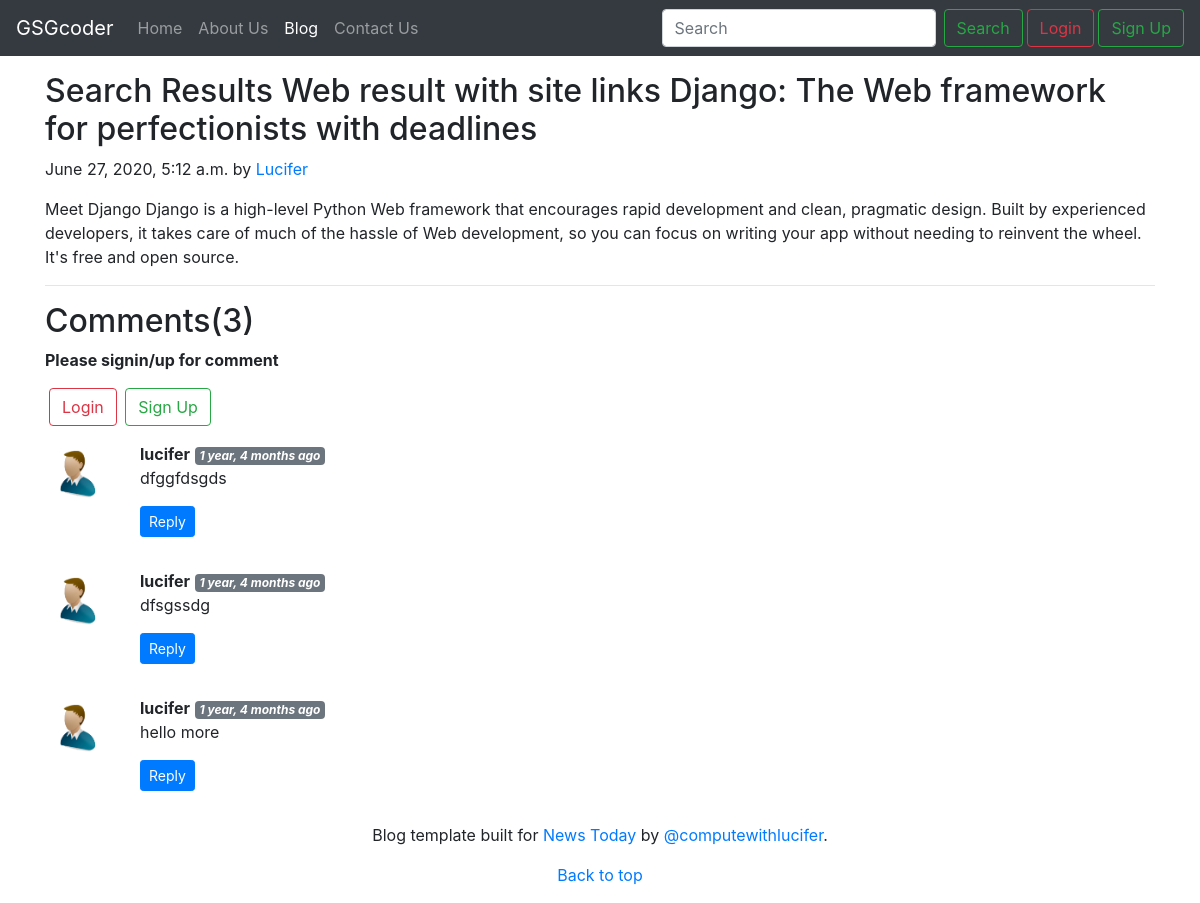
/blog/Search-Results, run on an earlier commit of the app's database.
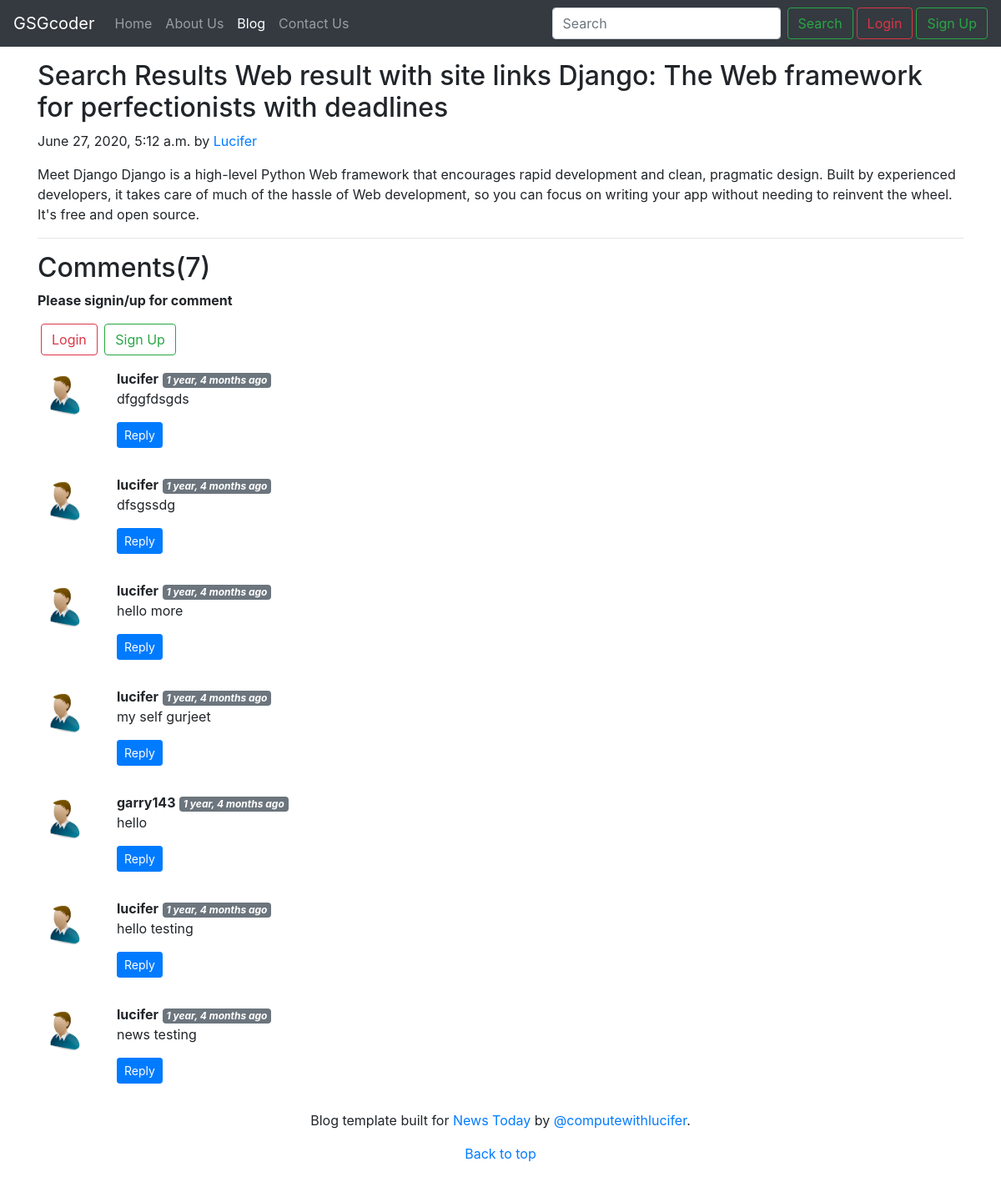
And on a later commit of the database.
### blog/models.py (models this page shows, shortened)
class Blogcomment(models.Model):
    sno = models.AutoField(primary_key=True)
    comment = models.TextField()
    user = models.ForeignKey(User, on_delete=models.CASCADE)
    post = models.ForeignKey(Post, on_delete=models.CASCADE)
    parent = models.ForeignKey('self', on_delete=models.CASCADE, null=True)
    timestamp = models.DateTimeField(default=now)

### blog/views.py (the view)
# urls.py: path('<str:slug>',views.blogPost,name='blogpost'),
def blogPost(request, slug):
    posts = Post.objects.filter(slug=slug).first()
    comments = Blogcomment.objects.filter(post=posts, parent=None)
    Replies = Blogcomment.objects.filter(post=posts).exclude(parent=None)
    repDict = {}
    for reply in Replies:
        if reply.parent.sno not in repDict.keys():
            repDict[reply.parent.sno] =[reply]
        else:
            repDict[reply.parent.sno].append(reply)
    if posts != None:
        context = {'post': posts, 'comments': comments,'repDict':repDict}
    else:
        return HttpResponse('error')
    return render(request, 'blog/blogpost.html', context)

### blog/templatetags/get_dict.py (called while the page is built)
@register.filter(name='get_val')
def get_val(dict,key):
    return dict.get(key)

### blog/templates/blog/blogpost.html (shortened to what this page needs)
{% extends 'base.html' %}
{% block active4 %}active
{% endblock active4 %}
{% block body %}
{% load static %}
{% load humanize %}
{% load get_dict %}
<div class="container my-3">
        <h2 class="blog-post-title">{{post.title}}</h2>
        <p class="blog-post-meta">{{post.timestamp}} by <a href="/about">{{post.author}}</a></p>
        <p>{{post.content}}</p>
        <hr>
</div>
<div class="container">
        <h2>Comments({{comments|length}})</h2>
        {% if user.is_authenticated %}
        <div class="row">
                <div class="col-md-6">
                        <form action="/blog/postcomment" method="POST">
                                {% csrf_token %}
                                <input type="text" rows="3" cols="3" class="form-control" id="comment" name='comment'
                                        required>
                                <input type="hidden" name="postSno" id="postSno" value="{{post.s_no}}">
                                <button class="btn btn-success mt-1" type="submit">POST</button>
                        </form>
                </div>
        </div>
        {% else %}
        <p><strong>Please signin/up for comment</strong></p>
        <button type="button" class="btn btn-outline-danger mx-1" data-toggle="modal" data-target="#loginModal">
                Login
        </button>
        <button type="button" class="btn btn-outline-success" data-toggle="modal" data-target="#signupModal">
                Sign Up
        </button>
        {% endif %}
        {% for item in comments %}
        <div class="row my-3">
                <div class="col-md-1">
                        <img class="rounded mx-auto d-block w-100 p-2" src='{% static "/blog/user_ico/user1.png" %}'
                                alt="">
                </div>
                <div class="col-md-10">
                        <strong>{{item.user.username}}</strong> <span
                                class="badge badge-secondary"><em>{{item.timestamp|naturaltime}}</em></span>
                        <p>{{item.comment}}</p>
                        <div class="reply">
                                <p>
                                        <button class="btn btn-sm btn-primary" type="button" data-toggle="collapse"
                                                data-target="#replybox{{item.sno}}" aria-expanded="false"
                                                aria-controls="replybox{{item.sno}}">
                                                Reply
                                        </button>
                                </p>
                        </div>
                </div>
        </div>
        {% endfor %}
</div>
{% endblock body %}

What changed in the data, as far as the page shows it:
added Blogcomment: user.username "lucifer", timestamp "1 year, 4 months ago", comment "my self gurjeet"
added Blogcomment: user.username "garry143", timestamp "1 year, 4 months ago", comment "hello"
added Blogcomment: user.username "lucifer", timestamp "1 year, 4 months ago", comment "hello testing"
added Blogcomment: user.username "lucifer", timestamp "1 year, 4 months ago", comment "news testing"
Also different on the page:
{{ comments|length }}: "3" → "7"
